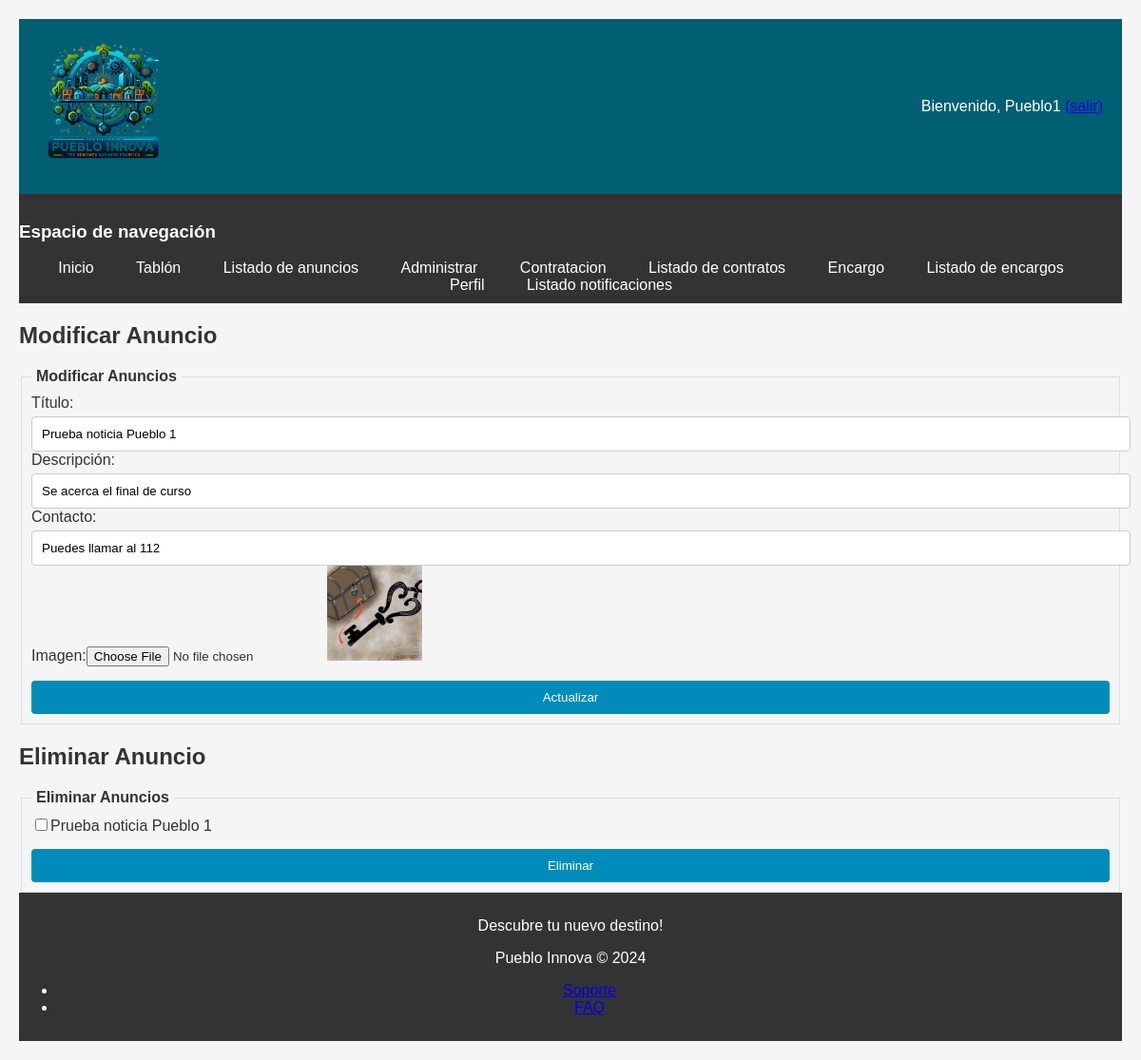
The app's page /anuncioModificar.php (signed in) with its own data.
### tables this page shows
CREATE TABLE `anuncios` (
  `id` int(11) NOT NULL,
  `titulo` varchar(255) NOT NULL,
  `descripcion` text NOT NULL,
  `contacto` varchar(255) DEFAULT NULL,
  `fecha_publicacion` datetime NOT NULL DEFAULT current_timestamp(),
  `idAutor` int(11) NOT NULL,
  `anuncioImg` varchar(70) NOT NULL
);

### includes/clases/Anuncio.php (called while the page is built, shortened)
<?php
class Anuncio
{
    private $id;
    private $titulo;
    private $descripcion;
    private $contacto;
    private $anuncioImg;
    public function __construct($titulo, $descripcion, $usuarioId, $contacto, $anuncioImg, $id = null)
    {
        $this->id = $id;
        $this->titulo = $titulo;
        $this->descripcion = $descripcion;
        $this->contacto = $contacto;
        $this->anuncioImg = $anuncioImg;
    }
    public function getId()
    {
        return $this->id;
    }
    public function getTitulo()
    {
        return $this->titulo;
    }
    public function getDescripcion()
    {
        return $this->descripcion;
    }
    public function getContacto()
    {
        return $this->contacto;
    }
    public function getAnuncioImg() {
        return $this->anuncioImg;
    }
    public static function getAnunciosByUserId($usuarioId)
    {
        $conn = Aplicacion::getInstance()->getConexionBd();
        $query = sprintf("SELECT * FROM anuncios WHERE idAutor = %d", $usuarioId);
        $result = $conn->query($query);
        $anuncios = [];
        if ($result) {
            while ($fila = $result->fetch_assoc()) {
                $anuncios[] = new self($fila['titulo'], $fila['descripcion'], $fila['idAutor'], $fila['contacto'], $fila['anuncioImg'], $fila['id']);
            }
        } else {
            error_log("Error BD ({$conn->errno}): {$conn->error}");
        }
        return $anuncios;
    }
}
?>

### includes/formularios/FormularioAnuncioModificar.php (the view, shortened to what this page needs)
<?php
require_once 'Formulario.php';
require_once __DIR__.'/../../includes/clases/Anuncio.php';
class FormularioAnuncioModificar extends Formulario
{
    protected function generaCamposFormulario(&$datos) {
        $anuncios = Anuncio::getAnunciosByUserId($_SESSION['id']);
        $html = '<fieldset><legend>Modificar Anuncios</legend>';
        foreach ($anuncios as $anuncio) {
            $html .= '<div>';
            $html .= '<label for="titulo_' . $anuncio->getId() . '">Título:</label>';
            $html .= '<input id="titulo_' . $anuncio->getId() . '" type="text" name="titulo_' . $anuncio->getId() . '" value="' . $anuncio->getTitulo() . '" required>';
            $html .= '<label for="descripcion_' . $anuncio->getId() . '">Descripción:</label>';
            $html .= '<input id="descripcion_' . $anuncio->getId() . '" type="text" name="descripcion_' . $anuncio->getId() . '" value="' . $anuncio->getDescripcion() . '" required>';
            $html .= '<label for="contacto_' . $anuncio->getId() . '">Contacto:</label>';
            $html .= '<input id="contacto_' . $anuncio->getId() . '" type="text" name="contacto_' . $anuncio->getId() . '" value="' . $anuncio->getContacto() . '" required>';
            $html .= '<label for="imagen_' . $anuncio->getId() . '">Imagen:</label>';
            $html .= '<input type="file" id="imagen_' . $anuncio->getId() . '" name="imagen_' . $anuncio->getId() . '">';
            $html .= '<img src="' . $anuncio->getAnuncioImg() . '" style="width: 100px;">';
            $html .= '</div>';
        }
        $html .= '<button type="submit" name="update">Actualizar</button>';
        $html .= '</fieldset>';
        return $html;
    }
}
?>

### includes/formularios/FormularioAnuncioEliminar.php (shortened to what this page needs)
<?php
require_once 'Formulario.php';
class FormularioAnuncioEliminar extends Formulario
{
    protected function generaCamposFormulario(&$datos) {
        $anuncios = Anuncio::getAnunciosByUserId($_SESSION['id']);
        $html = '<fieldset><legend>Eliminar Anuncios</legend>';
        foreach ($anuncios as $anuncio) {
            $html .= '<div>';
            $html .= '<input type="checkbox" id="eliminar_' . $anuncio->getId() . '" name="eliminar_' . $anuncio->getId() . '">';
            $html .= '<label for="eliminar_' . $anuncio->getId() . '">' . $anuncio->getTitulo() . '</label>';
            $html .= '</div>';
        }
        $html .= '<button type="submit" name="eliminar">Eliminar</button>';
        $html .= '</fieldset>';
        return $html;
    }
}

### css/prueba.css (style rules this page uses)
body { font-family: 'Arial', sans-serif; background-color: #f5f5f5; color: #333; padding: 20px; margin: 0; }
fieldset { border: 1px solid #ddd; padding: 10px; margin-top: 15px; }
legend { padding: 0 5px; font-weight: bold; }
input[type="text"], input[type="password"], input[type="email"], input[type="number"], input[type="submit"], select, button { width: 100%; padding: 10px; margin-top: 5px; border: 1px solid #ccc; border-radius: 4px; }
input[type="submit"], button { background-color: #008cba; color: white; border: none; cursor: pointer; margin-top: 15px; }

### records on screen
anuncios: titulo "Prueba noticia Pueblo 1", descripcion "Se acerca el final de curso", contacto "Puedes llamar al 112", anuncioImg (picture)

### other values on screen
$_SESSION['nombre'] "Pueblo1"
